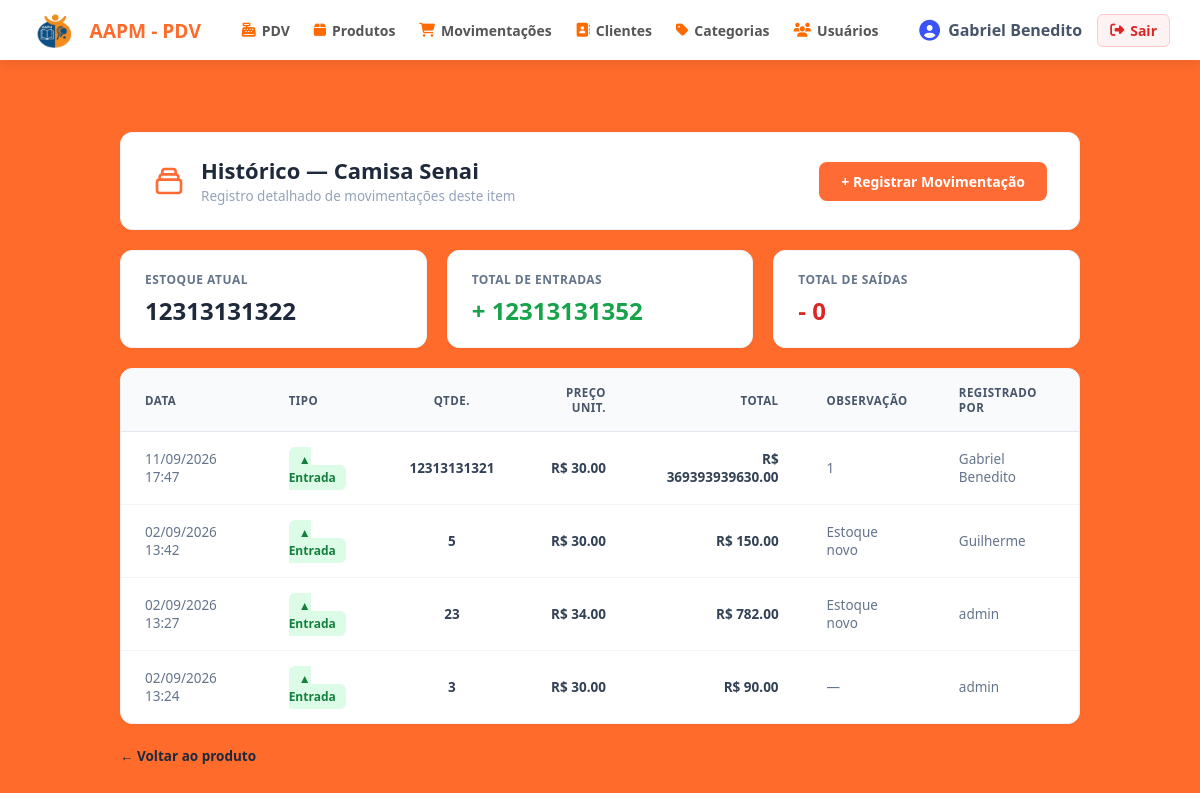
Before: /movimentacoes/produto/1 (signed in) with the older database file.
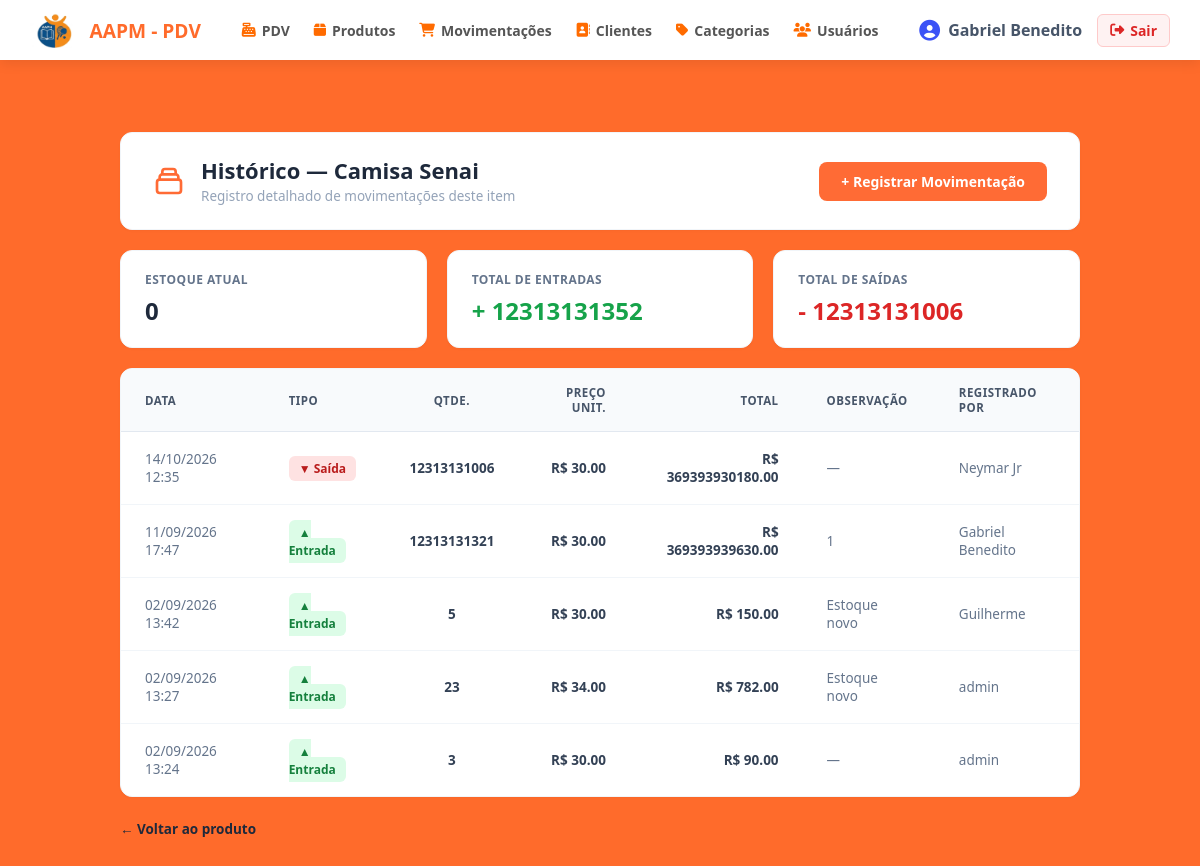
After: the same page with the newer database file.
### app/models/produto.py (models this page shows, shortened)
class Produto(Base):
    __tablename__ = "produtos"
    id = Column(Integer, primary_key=True, autoincrement=True, index=True)
    nome = Column(String(150), nullable=False, index=True)
    preco = Column(Float, nullable=False, default=0.0)
    estoque_atual = Column(Integer, nullable=False, default=0)
    ativo = Column(Boolean, default=True)
    imagem_path = Column(String(255), nullable=True)
    categoria_id = Column(Integer, ForeignKey("categorias.id", ondelete="SET NULL"), nullable=True )
    categoria = relationship("Categoria", back_populates="produtos")

### app/models/movimentacao.py (models this page shows, shortened)
class Movimentacao(Base):
    __tablename__ = "movimentacoes"
    id         = Column(Integer, primary_key=True, index=True)
    tipo       = Column(
        Enum(TipoMovimentacao),
        nullable=False
    )
    quantidade = Column(Integer, nullable=False)
    preco_unitario = Column(Float, nullable=False, default=0.0)
    observacao = Column(String(255), nullable=True)
    criado_em  = Column(DateTime, server_default=func.now())
    produto_id = Column(
        Integer,
        ForeignKey("produtos.id", ondelete="CASCADE"),
        nullable=False
    )
    usuario_id = Column(
        Integer,
        ForeignKey("usuarios.id", ondelete="SET NULL"),
        nullable=True
    )
    produto = relationship("Produto", backref="movimentacoes")
    usuario = relationship("Usuario", backref="movimentacoes")

### app/models/usuarios.py (models this page shows)
class Usuario(Base):
    __tablename__ = "usuarios"
    id = Column(Integer, primary_key=True, autoincrement=True)
    nome = Column(String(100), nullable=False)
    email = Column(String(150), unique=True, nullable=False)
    senha_hash = Column(String(255), nullable=False)
    role = Column(String(20), nullable=False, default="operador")
    ativo = Column(Boolean, default=True)
    criando_em = Column(DateTime, server_default=func.now())

### app/controllers/movimentacao_controller.py (the view)
@router.get("/produto/{produto_id}")
def historico_produto(
    produto_id: int,
    request: Request,
    db: Session = Depends(get_db),
    usuario = Depends(get_usuario_logado)
):
    produto = db.query(Produto).filter(Produto.id == produto_id).first()
    if not produto:
        return RedirectResponse(url="/produtos", status_code=302)
    movimentacoes = (
        db.query(Movimentacao)
        .filter(Movimentacao.produto_id == produto_id)
        .order_by(Movimentacao.id.desc())
        .all()
    )
    total_entradas = sum(
        m.quantidade for m in movimentacoes
        if m.tipo == TipoMovimentacao.ENTRADA
    )
    total_saidas = sum(
        m.quantidade for m in movimentacoes
        if m.tipo == TipoMovimentacao.SAIDA
    )
    return templates.TemplateResponse(
        request,
        "movimentacoes/historico.html",
        {
            "request":        request,
            "usuario":        usuario,
            "produto":        produto,
            "movimentacoes":  movimentacoes,
            "total_entradas": total_entradas,
            "total_saidas":   total_saidas,
        }
    )

### app/templates/movimentacoes/historico.html (shortened to what this page needs)
{% extends "base.html" %}
{% block content %}
<link rel="stylesheet" href="{{ url_for('static', path='css/historico_produtos.css') }}">
<div class="historico-wrapper">
    <div class="hist-header-card">
        <div class="hist-header-left">
            <div>
                <h1 class="hist-header-title">Histórico — {{ produto.nome }}</h1>
                <p class="hist-header-subtitle">Registro detalhado de movimentações deste item</p>
            </div>
        </div>
        <a href="/movimentacoes/nova?produto_id={{ produto.id }}" class="hist-btn-primary">
            + Registrar Movimentação
        </a>
    </div>
    <div class="hist-metrics-grid">
        <div class="metric-card">
            <span class="metric-label">Estoque Atual</span>
            <span class="metric-value">{{ produto.estoque_atual }}</span>
        </div>
        <div class="metric-card">
            <span class="metric-label">Total de Entradas</span>
            <span class="metric-value entrada">+ {{ total_entradas }}</span>
        </div>
        <div class="metric-card">
            <span class="metric-label">Total de Saídas</span>
            <span class="metric-value saida">- {{ total_saidas }}</span>
        </div>
    </div>
    <div class="hist-table-card">
        <table class="hist-table">
            <thead>
                <tr>
                    <th>DATA</th>
                    <th>TIPO</th>
                    <th style="text-align: center;">QTDE.</th>
                    <th style="text-align: right;">PREÇO UNIT.</th>
                    <th style="text-align: right;">TOTAL</th>
                    <th>OBSERVAÇÃO</th>
                    <th>REGISTRADO POR</th>
                </tr>
            </thead>
            <tbody>
                {% for m in movimentacoes %}
                <tr>
                    <td style="color: #64748b;">{{ m.criado_em.strftime('%d/%m/%Y %H:%M') }}</td>
                    <td>
                        {% if m.tipo.value == 'entrada' or m.tipo == 'entrada' %}
                            <span class="hist-badge-entrada">▲ Entrada</span>
                        {% else %}
                            <span class="hist-badge-saida">▼ Saída</span>
                        {% endif %}
                    </td>
                    <td style="text-align: center; font-weight: 600;">{{ m.quantidade }}</td>
                    <td style="text-align: right; font-weight: 600;">R$ {{ "%.2f"|format(m.preco_unitario) }}</td>
                    <td style="text-align: right; font-weight: 600;">R$ {{ "%.2f"|format(m.valor_total) }}</td>
                    <td style="color: #64748b;">{{ m.observacao or "—" }}</td>
                    <td style="color: #64748b;">{{ m.usuario.nome if m.usuario else "—" }}</td>
                </tr>
                {% endfor %}
            </tbody>
        </table>
    </div>
    <div class="hist-back-box">
        <a href="/produtos/{{ produto.id }}" class="hist-back-link">
            ← Voltar ao produto
        </a>
    </div>
</div>
{% endblock %}

Changed rows visible on the page:
changed Produto "Camisa Senai": estoque_atual "12313131322" → "0"
added Movimentacao: criado_em "14/10/2026 12:35", tipo "▼ Saída", quantidade "12313131006", preco_unitario "30.00", valor_total "369393930180.00", observacao "—", usuario "Neymar Jr"
Other visible differences:
{{ total_saidas }}: "0" → "12313131006"
